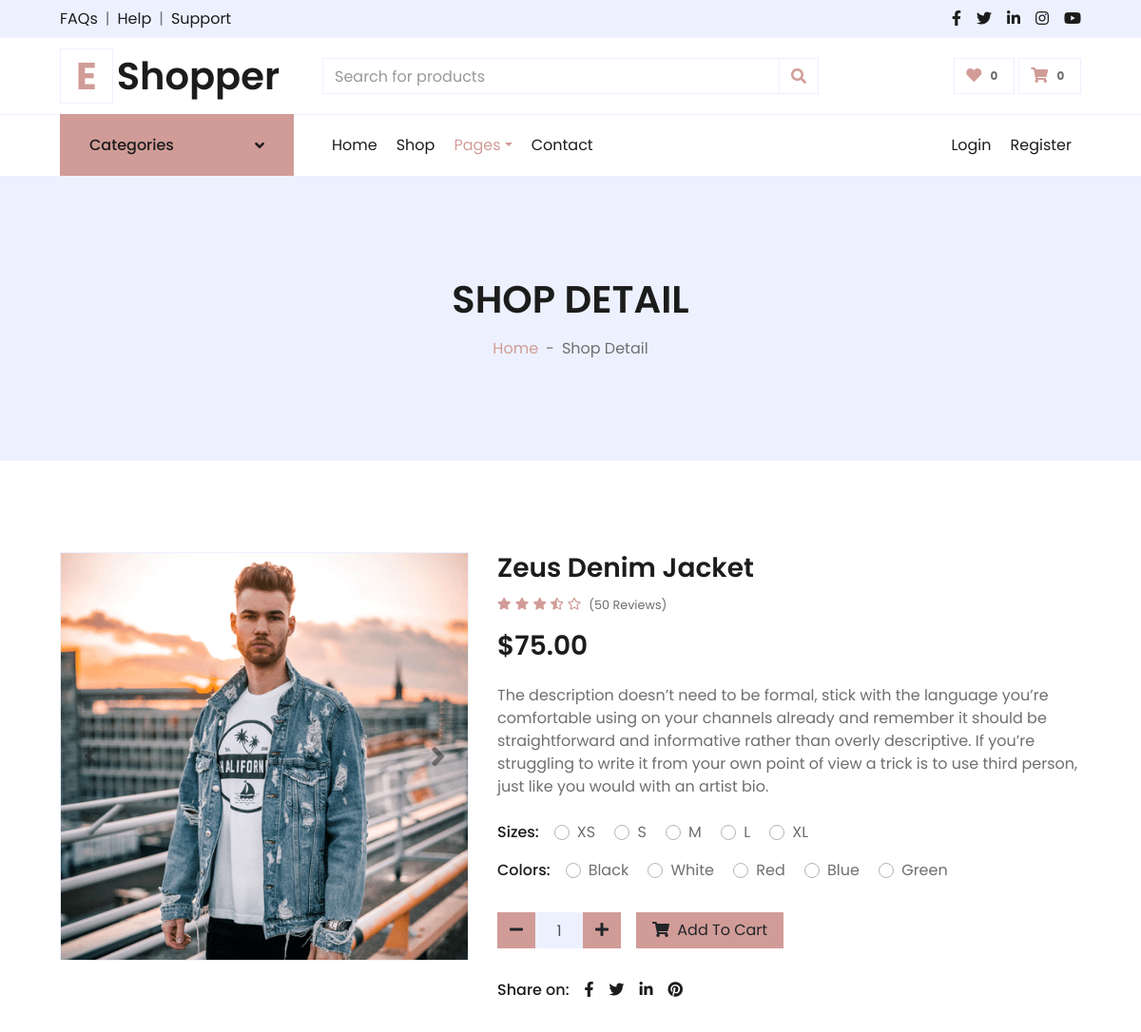
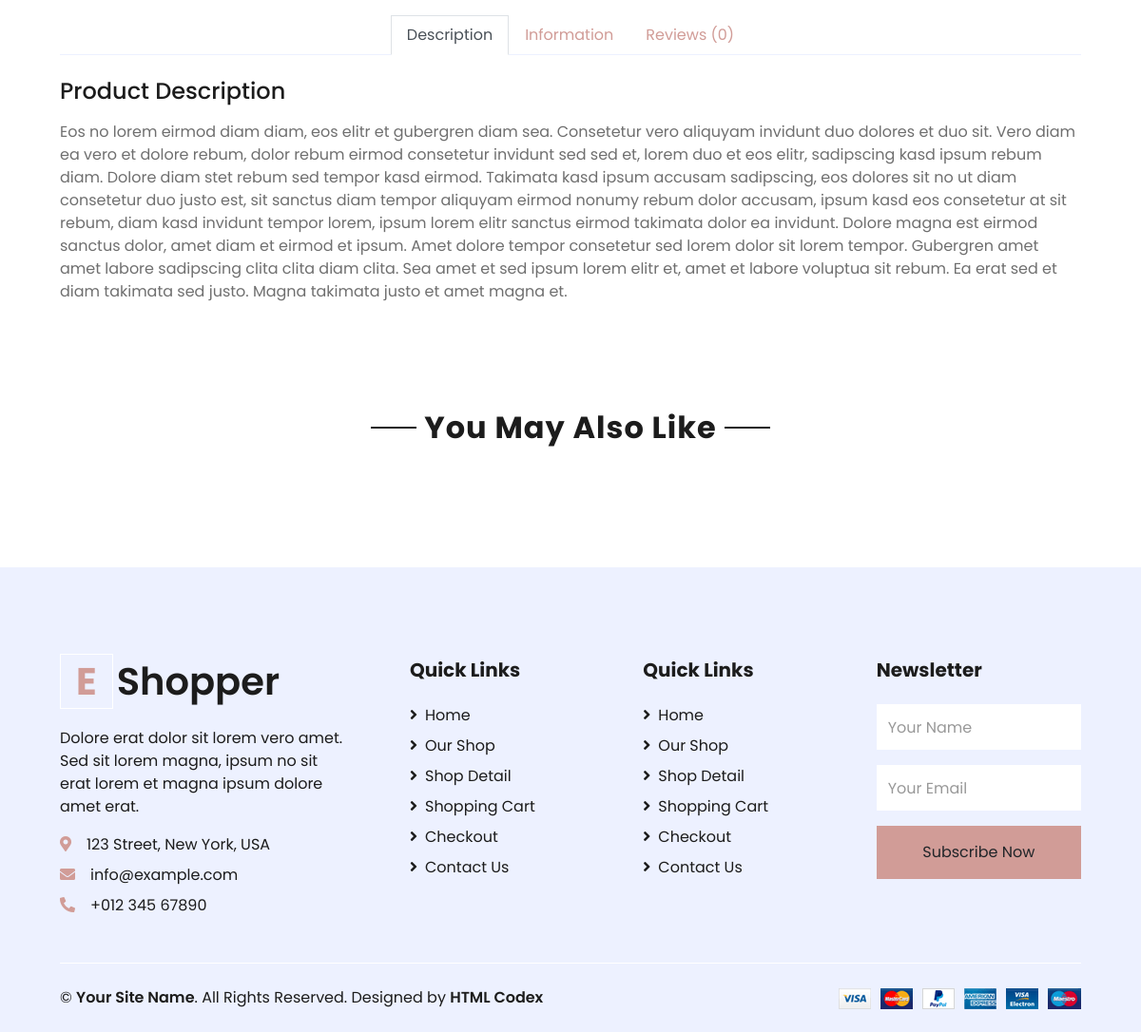
Screenshot of /products/7 with the database file from the repository (2 pictures, top to bottom).
### online_shop/models.py (models this page shows, shortened)
class Product(models.Model):
    product_code = models.CharField(max_length=10)
    product_name = models.CharField(max_length=50)
    price = models.IntegerField()
    product_desc_short = models.TextField()
    product_desc_long = models.TextField()
    product_information = models.TextField()
    product_photo = models.ImageField(upload_to='product_photo', blank=True)
    categories = models.ManyToManyField(Category)
    trendy = models.BooleanField(default=False)
    new_product = models.BooleanField(default=False)

### online_shop/views.py (the view)
# urls.py: path('products/<int:id>', views.ProductDetailView.as_view(), name='product-detail'),
class ProductDetailView(View):
    def get(self, request, id):
        product = Product.objects.get(pk=id)
        new_product = Product.objects.filter(new_product=True)[:8]
        return render(request, 'online_shop/product_detail.html', {
            'product': product,
            'products_recommendation': new_product,
            })

### online_shop/context_processors.py (called while the page is built)
def check_user_logged_in(request):
    is_logged_in = request.user.is_authenticated
    return {'user_logged_in': is_logged_in}

### online_shop/templates/online_shop/product_detail.html (shortened to what this page needs)
{% extends 'base.html' %}
{% load static %}
{% block navbar %}
    {% include 'online_shop/navbar.html' %}
{% endblock navbar %}
{% block content %}
    <div class="container-fluid bg-secondary mb-5">
        <div class="d-flex flex-column align-items-center justify-content-center" style="min-height: 300px">
            <h1 class="font-weight-semi-bold text-uppercase mb-3">Shop Detail</h1>
            <div class="d-inline-flex">
                <p class="m-0"><a href="">Home</a></p>
                <p class="m-0 px-2">-</p>
                <p class="m-0">Shop Detail</p>
            </div>
        </div>
    </div>
    <div class="container-fluid py-5">
        <div class="row px-xl-5">
            <div class="col-lg-5 pb-5">
                <div id="product-carousel" class="carousel slide" data-ride="carousel">
                    <div class="carousel-inner border">
                        <div class="carousel-item active">
                            <img class="w-100 h-100" src="{{product.product_photo.url}}" alt="Image">
                        </div>
                    </div>
                    <a class="carousel-control-prev" href="#product-carousel" data-slide="prev">
                        <i class="fa fa-2x fa-angle-left text-dark"></i>
                    </a>
                    <a class="carousel-control-next" href="#product-carousel" data-slide="next">
                        <i class="fa fa-2x fa-angle-right text-dark"></i>
                    </a>
                </div>
            </div>
            <div class="col-lg-7 pb-5">
                <h3 class="font-weight-semi-bold">{{product.product_name}}</h3>
                <div class="d-flex mb-3">
                    <div class="text-primary mr-2">
                        <small class="fas fa-star"></small>
                        <small class="fas fa-star"></small>
                        <small class="fas fa-star"></small>
                        <small class="fas fa-star-half-alt"></small>
                        <small class="far fa-star"></small>
                    </div>
                    <small class="pt-1">(50 Reviews)</small>
                </div>
                <h3 class="font-weight-semi-bold mb-4">${{product.price}}.00</h3>
                <p class="mb-4">{{product.product_desc_short}}</p>
                <div class="d-flex mb-3">
                    <p class="text-dark font-weight-medium mb-0 mr-3">Sizes:</p>
                    <form id="size-form">
                        <div class="custom-control custom-radio custom-control-inline">
                            <label class="custom-control-label" for="size-1">XS</label>
                        </div>
                        <div class="custom-control custom-radio custom-control-inline">
                            <label class="custom-control-label" for="size-2">S</label>
                        </div>
                        <div class="custom-control custom-radio custom-control-inline">
                            <label class="custom-control-label" for="size-3">M</label>
                        </div>
                        <div class="custom-control custom-radio custom-control-inline">
                            <label class="custom-control-label" for="size-4">L</label>
                        </div>
                        <div class="custom-control custom-radio custom-control-inline">
                            <label class="custom-control-label" for="size-5">XL</label>
                        </div>
                    </form>
                </div>
                <div class="d-flex mb-4">
                    <p class="text-dark font-weight-medium mb-0 mr-3">Colors:</p>
                    <form>
                        <div class="custom-control custom-radio custom-control-inline">
                            <label class="custom-control-label" for="color-1">Black</label>
                        </div>
                        <div class="custom-control custom-radio custom-control-inline">
                            <label class="custom-control-label" for="color-2">White</label>
                        </div>
                        <div class="custom-control custom-radio custom-control-inline">
                            <label class="custom-control-label" for="color-3">Red</label>
                        </div>
                        <div class="custom-control custom-radio custom-control-inline">
                            <label class="custom-control-label" for="color-4">Blue</label>
                        </div>
                        <div class="custom-control custom-radio custom-control-inline">
                            <label class="custom-control-label" for="color-5">Green</label>
                        </div>
                    </form>
                </div>
                <div class="d-flex align-items-center mb-4 pt-2">
                    <div class="input-group quantity mr-3" style="width: 130px;">
                        <div class="input-group-btn">
                            <button class="btn btn-primary btn-minus" >
                            <i class="fa fa-minus"></i>
                            </button>
                        </div>
                        <input id="order-quantity" type="text" class="form-control bg-secondary text-center" value="1">
                        <div class="input-group-btn">
                            <button class="btn btn-primary btn-plus">
                                <i class="fa fa-plus"></i>
                            </button>
                        </div>
                    </div>
                    <button id="add-to-cart" data-action="mod" data-id={{product.id}} data-price={{product.price}} class="btn btn-primary px-3"><i class="fa fa-shopping-cart mr-1"></i> Add To Cart</button>
                </div>
                <div class="d-flex pt-2">
                    <p class="text-dark font-weight-medium mb-0 mr-2">Share on:</p>
                    <div class="d-inline-flex">
                        <a class="text-dark px-2" href="">
                            <i class="fab fa-facebook-f"></i>
                        </a>
                        <a class="text-dark px-2" href="">
                            <i class="fab fa-twitter"></i>
                        </a>
                        <a class="text-dark px-2" href="">
                            <i class="fab fa-linkedin-in"></i>
                        </a>
                        <a class="text-dark px-2" href="">
                            <i class="fab fa-pinterest"></i>
                        </a>
                    </div>
                </div>
            </div>
        </div>
        <div class="row px-xl-5">
            <div class="col">
                <div class="nav nav-tabs justify-content-center border-secondary mb-4">
                    <a class="nav-item nav-link active" data-toggle="tab" href="#tab-pane-1">Description</a>
                    <a class="nav-item nav-link" data-toggle="tab" href="#tab-pane-2">Information</a>
                    <a class="nav-item nav-link" data-toggle="tab" href="#tab-pane-3">Reviews (0)</a>
                </div>
                <div class="tab-content">
                    <div class="tab-pane fade show active" id="tab-pane-1">
                        <h4 class="mb-3">Product Description</h4>
                        <p>{{product.product_desc_long}}</p>
                    </div>
                </div>
            </div>
        </div>
    </div>
    <div class="container-fluid py-5">
        <div class="text-center mb-4">
            <h2 class="section-title px-5"><span class="px-2">You May Also Like</span></h2>
        </div>
        </div>
{% endblock content %}

### rows the page displays
Product: product_photo (picture), product_name "Zeus Denim Jacket", price "75", product_desc_short "The description doesn’t need to be formal, stick with the language you’re comfortable using on your channels already and remember it should be straightforward and informative rather than overly descriptive. If you’re struggling to write it from your own point of view a trick is to use third person, just like you would with an artist bio.", product_desc_long "Eos no lorem eirmod diam diam, eos elitr et gubergren diam sea. Consetetur vero aliquyam invidunt duo dolores et duo sit. Vero diam ea vero et dolore rebum, dolor rebum eirmod consetetur invidunt sed sed et, lorem duo et eos elitr, sadipscing kasd ipsum rebum diam. Dolore diam stet rebum sed tempor kasd eirmod. Takimata kasd ipsum accusam sadipscing, eos dolores sit no ut diam consetetur duo justo est, sit sanctus diam tempor aliquyam eirmod nonumy rebum dolor accusam, ipsum kasd eos consetetur at sit rebum, diam kasd invidunt tempor lorem, ipsum lorem elitr sanctus eirmod takimata dolor ea invidunt. Dolore magna est eirmod sanctus dolor, amet diam et eirmod et ipsum. Amet dolore tempor…"
